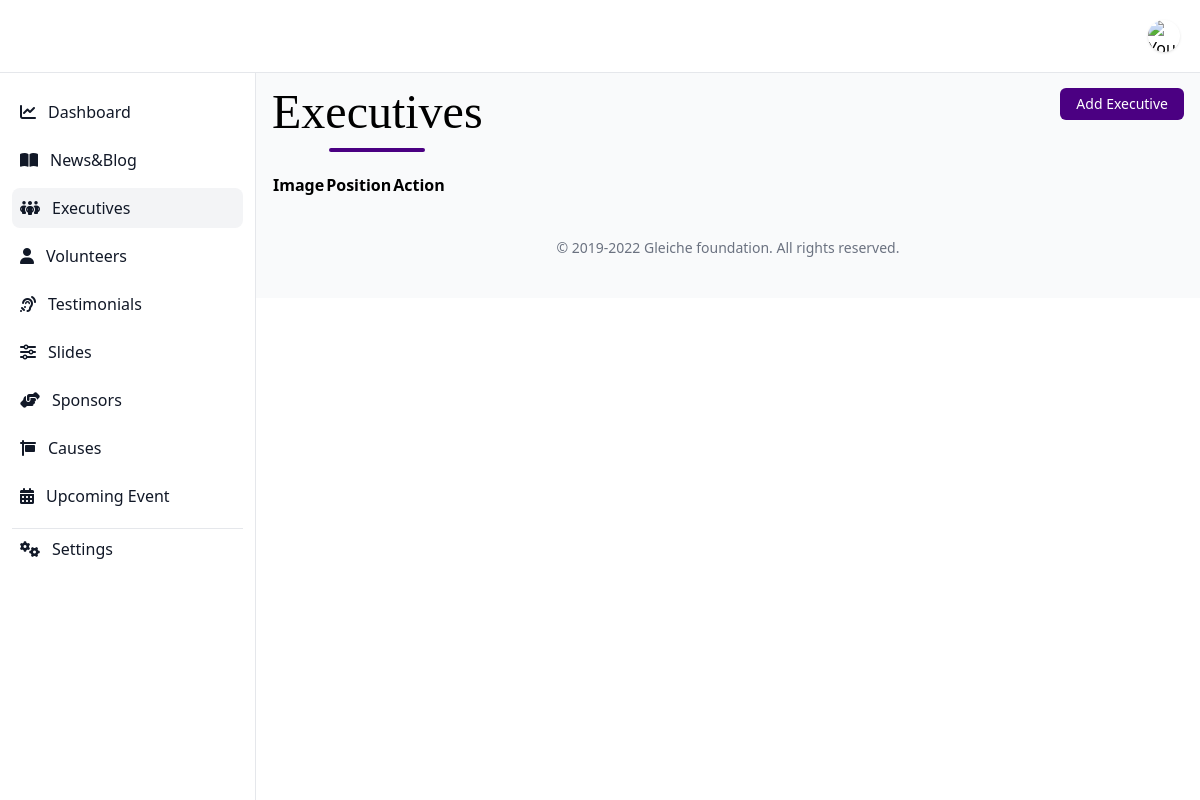
The app's page /system/executives/, older data.
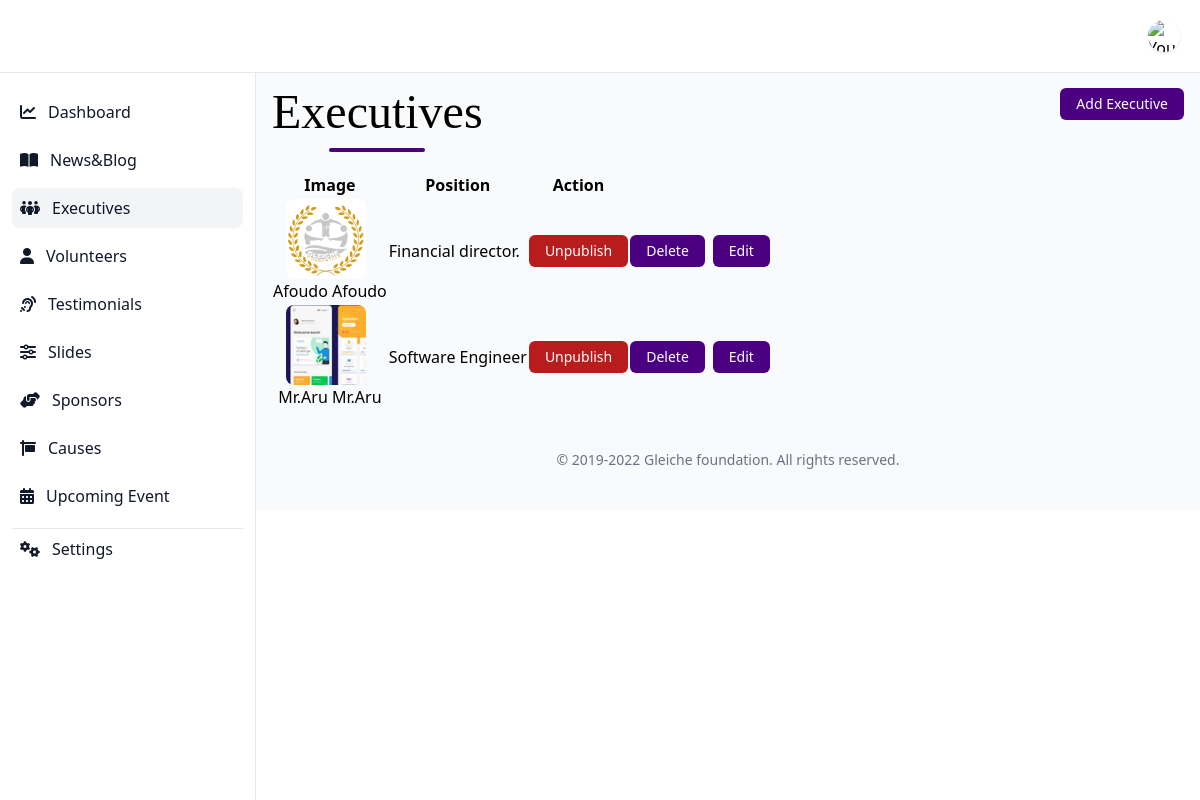
The same page, newer data.
### backend/models.py (models this page shows, shortened)
class Executive(models.Model):
    image = models.ImageField(upload_to=executives_upload_to_dir, default=default_gleiche_logo, blank=True)
    firstname = models.CharField(max_length=200, null=False)
    lastname = models.CharField(max_length=200, null=False)
    position = models.CharField(max_length=200, null=False)
    publish = models.BooleanField(default=False)
    date_created = models.DateTimeField(auto_now_add=True)
    info = models.TextField()
    def fullName(self):
        return f"{self.firstname} {self.lastname}"

### backend/views.py (the view)
# urls.py: path('executives/', views.executives, name="system_executives"),
def executives(request):
    executives = Executive.objects.all()
    data = {
        'executives': executives
    }
    return render(request, 'backend/executives.html', data)

### backend/templates/backend/executives.html (shortened to what this page needs)
{% extends 'backend/main.html' %}
{% block main %}
<div class="flex justify-between">
    {% include 'backend/includes/page_header.html' with title='Executives' %}
    <div>
        {% url 'add_executive' as action_url %}
        {% include 'backend/components/link_button.html' with text="Add Executive" link=action_url %}
    </div>
</div>
<div class=" mt-5">
    <table class="table_id display">
        <thead>
            <tr>
                <th>Image</th>
                <th>Position</th>
                <th>Action</th>
                <th></th>
            </tr>
        </thead>
        <tbody>
            {% for item in executives %}
            <tr>
                <td>
                    <div class="flex flex-col items-center">
                        <div class="w-20 mr-2">
                            <img class="rounded-lg" src="/static/images{{item.image.url}}" alt="">
                        </div>
                        <span class="text-center">
                            {{item.fullName}}
                        </span>
                    </div>
                </td>
                <td>{{item.position}}</td>
                <td>
                    {% if item.publish == 0 %}
                    <button
                        class="inline-block px-4 py-1.5 bg-blue-500 hover:bg-blue-200 hover:shadow-2xl transition-all rounded-md text-white text-sm change_publish_status"
                        data-id="{{item.id}}" data-publish="{{item.publish}}">Pubish
                    </button>
                    {% else %}
                    <button
                        class="inline-block px-4 py-1.5 bg-red-700 hover:bg-red-200 hover:shadow-2xl transition-all rounded-md text-white text-sm change_publish_status"
                        data-id="{{item.id}}" data-publish="{{item.publish}}">Unpublish
                    </button>
                    {% endif %}
                </td>
                <td>
                    <div class="flex">
                        <form action="{% url 'delete_executive' item.id %}" method="POST" class="mr-2">
                            {% include 'backend/components/submit_button.html' with text="Delete" style="bg-red-700" %}
                        </form>
                        {% url 'update_executive' item.id as updated_action_url %}
                        {% include 'backend/components/link_button.html' with text="Edit" link=updated_action_url %}
                    </div>
                </td>
            </tr>
            {% endfor %}
        </tbody>
    </table>
</div>
{% endblock %}

### backend/templates/backend/components/link_button.html
<a href="{{link}}"
    class="inline-block px-4 py-1.5 bg-primary hover:bg-primary-200 hover:shadow-2xl transition-all rounded-md text-white text-sm {{style}}">
    {{text}}
</a>

### backend/templates/backend/components/submit_button.html
<button type="submit"
    class="inline-block px-4 py-1.5 bg-primary hover:bg-primary-200 hover:shadow-2xl transition-all rounded-md text-white text-sm {{style}}">
    {{text}}
</button>

Row changes from the older to the newer data that the page shows:
added Executive: image (placeholder picture), fullName "Afoudo Afoudo", position "Financial director.", text "Delete", text "Edit"
added Executive: image (picture), fullName "Mr.Aru Mr.Aru", position "Software Engineer", text "Delete", text "Edit"
